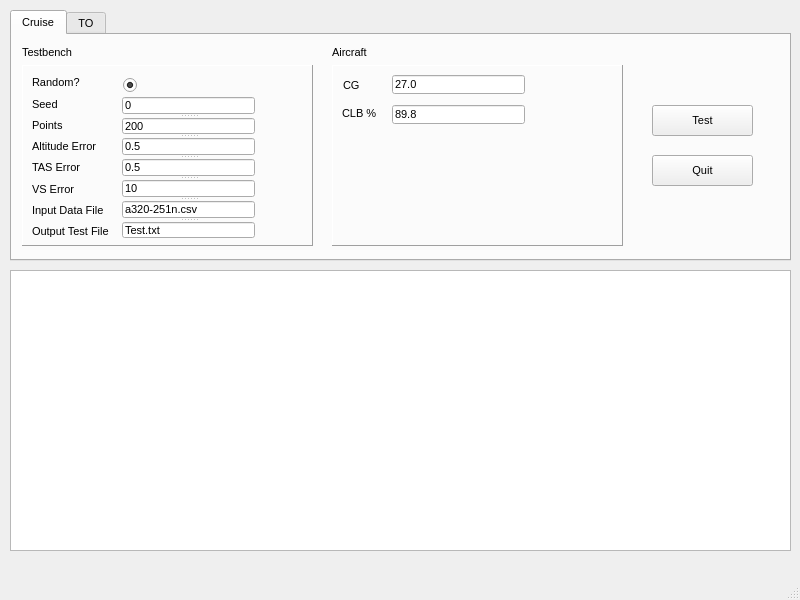
<?xml version="1.0" encoding="UTF-8"?>
<ui version="4.0">
 <class>mainWindow</class>
 <widget class="QMainWindow" name="mainWindow">
  <property name="geometry">
   <rect>
    <x>0</x>
    <y>0</y>
    <width>800</width>
    <height>600</height>
   </rect>
  </property>
  <property name="windowTitle">
   <string>FlyByWire Aircraft Tester</string>
  </property>
  <property name="windowIcon">
   <iconset>
    <normaloff>resources/DiscordLogo.png</normaloff>resources/DiscordLogo.png</iconset>
  </property>
  <widget class="QWidget" name="centralwidget">
   <widget class="QPlainTextEdit" name="plainTextEdit">
    <property name="geometry">
     <rect>
      <x>10</x>
      <y>270</y>
      <width>781</width>
      <height>281</height>
     </rect>
    </property>
    <property name="readOnly">
     <bool>true</bool>
    </property>
   </widget>
   <widget class="QTabWidget" name="tabWidget">
    <property name="geometry">
     <rect>
      <x>10</x>
      <y>10</y>
      <width>781</width>
      <height>251</height>
     </rect>
    </property>
    <property name="font">
     <font>
      <pointsize>8</pointsize>
     </font>
    </property>
    <property name="currentIndex">
     <number>0</number>
    </property>
    <widget class="QWidget" name="tabCRZ">
     <attribute name="title">
      <string>Cruise</string>
     </attribute>
     <widget class="QPushButton" name="pushButton_2">
      <property name="geometry">
       <rect>
        <x>640</x>
        <y>120</y>
        <width>101</width>
        <height>31</height>
       </rect>
      </property>
      <property name="text">
       <string>Quit</string>
      </property>
     </widget>
     <widget class="QPushButton" name="pushButton">
      <property name="geometry">
       <rect>
        <x>640</x>
        <y>70</y>
        <width>101</width>
        <height>31</height>
       </rect>
      </property>
      <property name="text">
       <string>Test</string>
      </property>
     </widget>
     <widget class="QFrame" name="frame">
      <property name="geometry">
       <rect>
        <x>10</x>
        <y>30</y>
        <width>291</width>
        <height>181</height>
       </rect>
      </property>
      <property name="frameShape">
       <enum>QFrame::Panel</enum>
      </property>
      <property name="frameShadow">
       <enum>QFrame::Raised</enum>
      </property>
      <widget class="QRadioButton" name="radioButton">
       <property name="geometry">
        <rect>
         <x>101</x>
         <y>10</y>
         <width>20</width>
         <height>20</height>
        </rect>
       </property>
       <property name="text">
        <string/>
       </property>
       <property name="checked">
        <bool>true</bool>
       </property>
      </widget>
      <widget class="QWidget" name="">
       <property name="geometry">
        <rect>
         <x>10</x>
         <y>10</y>
         <width>87</width>
         <height>164</height>
        </rect>
       </property>
       <layout class="QVBoxLayout" name="verticalLayout">
        <item>
         <widget class="QLabel" name="label_5">
          <property name="text">
           <string>Random?</string>
          </property>
         </widget>
        </item>
        <item>
         <widget class="QLabel" name="label_4">
          <property name="text">
           <string>Seed</string>
          </property>
         </widget>
        </item>
        <item>
         <widget class="QLabel" name="label_2">
          <property name="text">
           <string>Points</string>
          </property>
         </widget>
        </item>
        <item>
         <widget class="QLabel" name="label_3">
          <property name="text">
           <string>Altitude Error</string>
          </property>
         </widget>
        </item>
        <item>
         <widget class="QLabel" name="label_6">
          <property name="text">
           <string>TAS Error</string>
          </property>
         </widget>
        </item>
        <item>
         <widget class="QLabel" name="label_7">
          <property name="text">
           <string>VS Error</string>
          </property>
         </widget>
        </item>
        <item>
         <widget class="QLabel" name="label_8">
          <property name="text">
           <string>Input Data File</string>
          </property>
         </widget>
        </item>
        <item>
         <widget class="QLabel" name="label_9">
          <property name="text">
           <string>Output Test File</string>
          </property>
         </widget>
        </item>
       </layout>
      </widget>
      <widget class="QSplitter" name="splitter">
       <property name="geometry">
        <rect>
         <x>100</x>
         <y>32</y>
         <width>133</width>
         <height>141</height>
        </rect>
       </property>
       <property name="orientation">
        <enum>Qt::Vertical</enum>
       </property>
       <widget class="QLineEdit" name="lineSeed">
        <property name="text">
         <string>0</string>
        </property>
       </widget>
       <widget class="QLineEdit" name="linePoints">
        <property name="text">
         <string>200</string>
        </property>
       </widget>
       <widget class="QLineEdit" name="lineAltErr">
        <property name="text">
         <string>0.5</string>
        </property>
       </widget>
       <widget class="QLineEdit" name="lineTASErr">
        <property name="text">
         <string>0.5</string>
        </property>
       </widget>
       <widget class="QLineEdit" name="lineVSErr">
        <property name="text">
         <string>10</string>
        </property>
       </widget>
       <widget class="QLineEdit" name="lineInFile">
        <property name="text">
         <string>a320-251n.csv</string>
        </property>
       </widget>
       <widget class="QLineEdit" name="lineOutFile">
        <property name="text">
         <string>Test.txt</string>
        </property>
       </widget>
      </widget>
     </widget>
     <widget class="QLabel" name="label">
      <property name="geometry">
       <rect>
        <x>10</x>
        <y>10</y>
        <width>61</width>
        <height>16</height>
       </rect>
      </property>
      <property name="text">
       <string>Testbench</string>
      </property>
      <property name="textFormat">
       <enum>Qt::RichText</enum>
      </property>
     </widget>
     <widget class="QFrame" name="frame_2">
      <property name="geometry">
       <rect>
        <x>320</x>
        <y>30</y>
        <width>291</width>
        <height>181</height>
       </rect>
      </property>
      <property name="frameShape">
       <enum>QFrame::Panel</enum>
      </property>
      <property name="frameShadow">
       <enum>QFrame::Raised</enum>
      </property>
      <widget class="QLineEdit" name="lineCG">
       <property name="geometry">
        <rect>
         <x>60</x>
         <y>10</y>
         <width>133</width>
         <height>19</height>
        </rect>
       </property>
       <property name="text">
        <string>27.0</string>
       </property>
      </widget>
      <widget class="QLineEdit" name="lineCLB">
       <property name="geometry">
        <rect>
         <x>60</x>
         <y>40</y>
         <width>133</width>
         <height>19</height>
        </rect>
       </property>
       <property name="text">
        <string>89.8</string>
       </property>
      </widget>
      <widget class="QLabel" name="label_20">
       <property name="geometry">
        <rect>
         <x>11</x>
         <y>12</y>
         <width>16</width>
         <height>16</height>
        </rect>
       </property>
       <property name="text">
        <string>CG</string>
       </property>
      </widget>
      <widget class="QLabel" name="label_21">
       <property name="geometry">
        <rect>
         <x>10</x>
         <y>40</y>
         <width>36</width>
         <height>16</height>
        </rect>
       </property>
       <property name="text">
        <string>CLB %</string>
       </property>
      </widget>
     </widget>
     <widget class="QLabel" name="label_18">
      <property name="geometry">
       <rect>
        <x>320</x>
        <y>10</y>
        <width>61</width>
        <height>16</height>
       </rect>
      </property>
      <property name="text">
       <string>Aircraft</string>
      </property>
      <property name="textFormat">
       <enum>Qt::RichText</enum>
      </property>
     </widget>
    </widget>
    <widget class="QWidget" name="tabTO">
     <attribute name="title">
      <string>TO</string>
     </attribute>
    </widget>
   </widget>
  </widget>
  <widget class="QMenuBar" name="menubar">
   <property name="geometry">
    <rect>
     <x>0</x>
     <y>0</y>
     <width>800</width>
     <height>25</height>
    </rect>
   </property>
  </widget>
  <widget class="QStatusBar" name="statusbar"/>
 </widget>
 <resources/>
 <connections/>
</ui>
